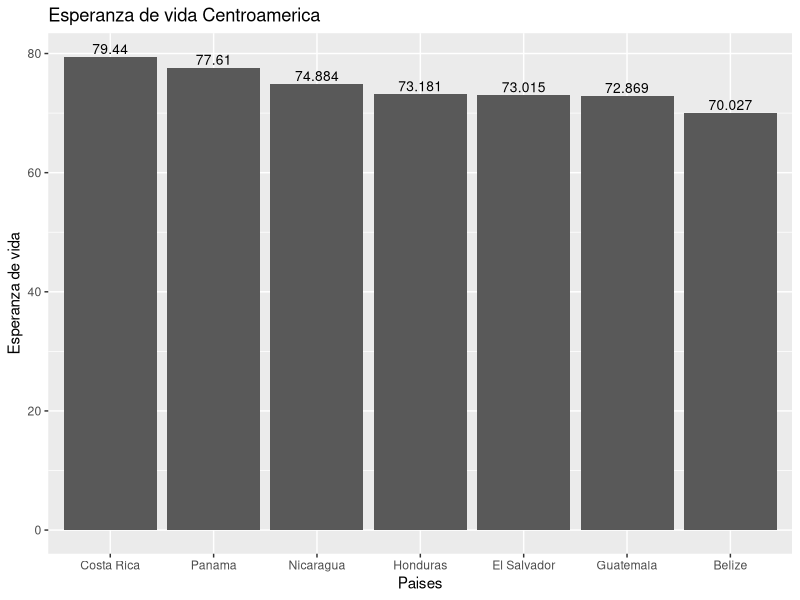
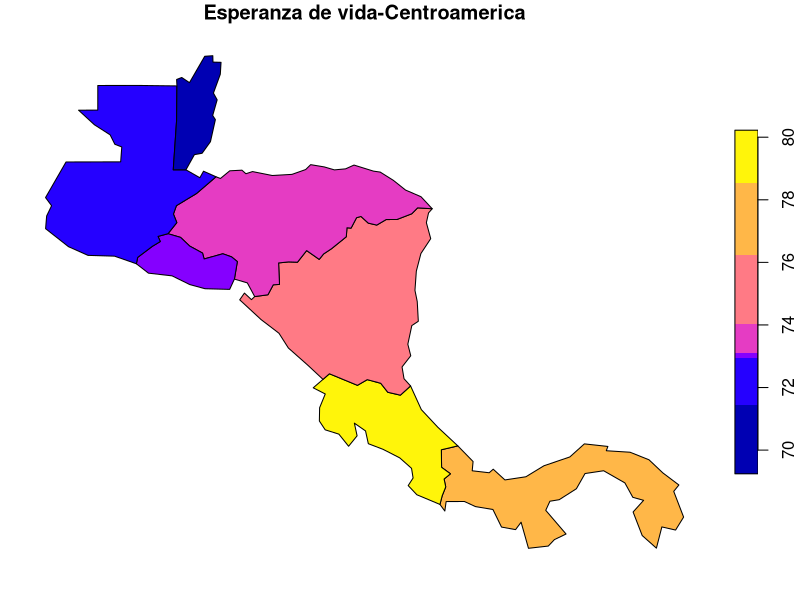
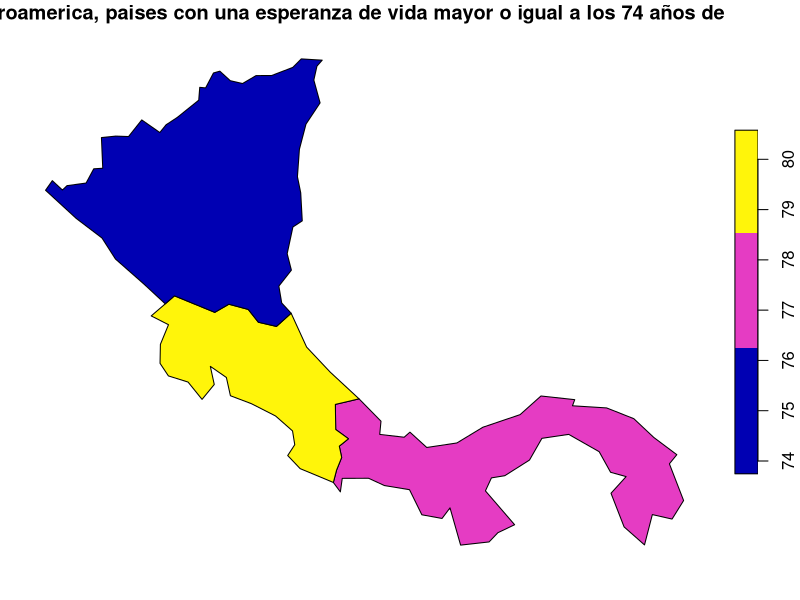

R code for these plots, in order:
## ---- chunk 1
knitr::opts_chunk$set(echo = TRUE)
## ---- chunk 2
# Paquete para generación de documentos (ej. HTML)
library(knitr)

# Paquete para formateo de tablas
library(kableExtra)

# Paquete de graficación
library(ggplot2)

# Paquete de manejo de datos geoespaciales vectoriales
library(sf)

# Paquete con conjuntos de datos geoespaciales
library(spData)
## ---- chunk 3
names(world)
## ---- chunk 4
kable(
  world[1:10, 1:5, drop = TRUE], 
  caption="Datos demográficos de los países del mundo"
)
## ---- chunk 5
kable(
  world[1:10, c("name_long","continent","pop","lifeExp","gdpPercap"), drop = TRUE], 
  col.names=c("País","Continente","Población","Esperanza de vida","Renta per cápita"),  
  caption="Datos demográficos de los países del mundo"
)
## ---- chunk 6
# Se extraen las observaciones ordenadas por orden alfabético de país
world.orden <- order(world$name_long)

# Se genera un nuevo data frame ordenado
world.ordenadoxpais <- world[world.orden,]

# Se formatea la tabla con el nuevo data frame
kable(
  world.ordenadoxpais[, c("name_long","continent","pop","lifeExp","gdpPercap"), drop = TRUE], 
  col.names=c("País","Continente","Población","Esperanza de vida","Renta per cápita"),  
  caption="Datos demográficos de los países del mundo"
) %>%
kable_styling() %>%
scroll_box(
  width = "800px", 
  height = "500px", 
  fixed_thead = TRUE
)
## ---- chunk 7
# Se extraen las observaciones correspondientes a los países de Centroamérica
centro_america = world[world$name_long == "Belize" |
                       world$name_long == "Guatemala" |
                       world$name_long == "Honduras" |
                       world$name_long == "El Salvador" |
                       world$name_long == "Nicaragua" |
                       world$name_long == "Costa Rica" |
                       world$name_long == "Panama"
                       , ]

# Se formatea la tabla con el nuevo data frame
kable(
  centro_america[, c("name_long","continent","pop","lifeExp","gdpPercap"), drop = TRUE], 
  col.names=c("País","Continente","Población","Esperanza de vida","Renta per cápita"),  
  caption="Datos demográficos de los países de Centroamérica"
) %>%
kable_styling()
## ---- chunk 8
ggplot(centro_america, aes(x=reorder(name_long, -lifeExp), y=lifeExp)) +
  ggtitle("Esperanza de vida Centroamerica") +
  xlab("Paises") + 
  ylab("Esperanza de vida") +  
  geom_col() +
  geom_text(aes(label=lifeExp), vjust=-0.3, size=3.5)
## ---- chunk 9
plot(centro_america["lifeExp"], main="Esperanza de vida-Centroamerica")
## ---- chunk 10
centroamerica_abstracto <- centro_america[centro_america$lifeExp>=74,]
plot(centroamerica_abstracto["lifeExp"], main=" Centroamerica, paises con una esperanza de vida mayor o igual a los 74 años de edad ")
